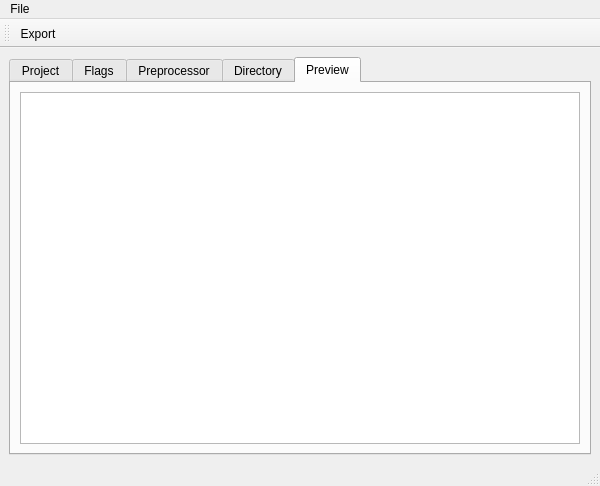
<?xml version="1.0" encoding="UTF-8"?>
<ui version="4.0">
 <class>MainWindow</class>
 <widget class="QMainWindow" name="MainWindow">
  <property name="geometry">
   <rect>
    <x>0</x>
    <y>0</y>
    <width>600</width>
    <height>486</height>
   </rect>
  </property>
  <property name="windowTitle">
   <string>MainWindow</string>
  </property>
  <widget class="QWidget" name="centralwidget">
   <layout class="QHBoxLayout" name="horizontalLayout_2">
    <item>
     <widget class="QTabWidget" name="tabWidget">
      <property name="currentIndex">
       <number>4</number>
      </property>
      <widget class="QWidget" name="projectTab">
       <attribute name="title">
        <string>Project</string>
       </attribute>
       <layout class="QVBoxLayout" name="verticalLayout">
        <item>
         <layout class="QHBoxLayout" name="horizontalLayout">
          <item>
           <widget class="QLabel" name="projectNameLabel">
            <property name="text">
             <string>Project Name</string>
            </property>
           </widget>
          </item>
          <item>
           <widget class="QLineEdit" name="projectNameEdit"/>
          </item>
         </layout>
        </item>
        <item>
         <spacer name="verticalSpacer">
          <property name="orientation">
           <enum>Qt::Vertical</enum>
          </property>
          <property name="sizeHint" stdset="0">
           <size>
            <width>20</width>
            <height>40</height>
           </size>
          </property>
         </spacer>
        </item>
       </layout>
      </widget>
      <widget class="QWidget" name="flagsTab">
       <attribute name="title">
        <string>Flags</string>
       </attribute>
       <layout class="QVBoxLayout" name="verticalLayout_3">
        <item>
         <layout class="QVBoxLayout" name="verticalLayout_2">
          <item>
           <widget class="QTableWidget" name="flagsTable">
            <column>
             <property name="text">
              <string>Key</string>
             </property>
            </column>
            <column>
             <property name="text">
              <string>Value</string>
             </property>
            </column>
           </widget>
          </item>
          <item>
           <layout class="QHBoxLayout" name="horizontalLayout_3">
            <item>
             <widget class="QPushButton" name="flagsAddBtn">
              <property name="text">
               <string>Add</string>
              </property>
             </widget>
            </item>
            <item>
             <widget class="QPushButton" name="flagsRemoveBtn">
              <property name="text">
               <string>Remove</string>
              </property>
             </widget>
            </item>
           </layout>
          </item>
         </layout>
        </item>
       </layout>
      </widget>
      <widget class="QWidget" name="processorTab">
       <attribute name="title">
        <string>Preprocessor</string>
       </attribute>
       <layout class="QHBoxLayout" name="horizontalLayout_4">
        <item>
         <widget class="QPlainTextEdit" name="definesEdit"/>
        </item>
       </layout>
      </widget>
      <widget class="QWidget" name="directoryTab">
       <attribute name="title">
        <string>Directory</string>
       </attribute>
       <layout class="QVBoxLayout" name="verticalLayout_5">
        <item>
         <layout class="QVBoxLayout" name="verticalLayout_4">
          <item>
           <widget class="QListWidget" name="IncludeList"/>
          </item>
          <item>
           <widget class="QPushButton" name="addIncludeBtn">
            <property name="text">
             <string>+</string>
            </property>
           </widget>
          </item>
          <item>
           <widget class="QTableWidget" name="sourcesTable">
            <column>
             <property name="text">
              <string>Executable</string>
             </property>
            </column>
            <column>
             <property name="text">
              <string>Source Files</string>
             </property>
            </column>
           </widget>
          </item>
          <item>
           <layout class="QHBoxLayout" name="horizontalLayout_5">
            <item>
             <widget class="QPushButton" name="addSourceBtn">
              <property name="text">
               <string>Add</string>
              </property>
             </widget>
            </item>
            <item>
             <widget class="QPushButton" name="removeSourceBtn">
              <property name="text">
               <string>Remove</string>
              </property>
             </widget>
            </item>
           </layout>
          </item>
         </layout>
        </item>
       </layout>
      </widget>
      <widget class="QWidget" name="previewTab">
       <attribute name="title">
        <string>Preview</string>
       </attribute>
       <layout class="QVBoxLayout" name="verticalLayout_6">
        <item>
         <widget class="QPlainTextEdit" name="previewEdit"/>
        </item>
       </layout>
      </widget>
     </widget>
    </item>
   </layout>
  </widget>
  <widget class="QMenuBar" name="menubar">
   <property name="geometry">
    <rect>
     <x>0</x>
     <y>0</y>
     <width>600</width>
     <height>21</height>
    </rect>
   </property>
   <widget class="QMenu" name="menuFile">
    <property name="title">
     <string>File</string>
    </property>
    <addaction name="actionExport"/>
   </widget>
   <addaction name="menuFile"/>
  </widget>
  <widget class="QStatusBar" name="statusbar"/>
  <widget class="QToolBar" name="toolBar">
   <property name="windowTitle">
    <string>toolBar</string>
   </property>
   <attribute name="toolBarArea">
    <enum>TopToolBarArea</enum>
   </attribute>
   <attribute name="toolBarBreak">
    <bool>false</bool>
   </attribute>
   <addaction name="actionExport"/>
  </widget>
  <action name="actionExport">
   <property name="icon">
    <iconset resource="resource.qrc">
     <normaloff>:/images/1.png</normaloff>:/images/1.png</iconset>
   </property>
   <property name="text">
    <string>Export</string>
   </property>
   <property name="toolTip">
    <string>Export CMakeLists.txt</string>
   </property>
  </action>
 </widget>
 <resources>
  <include location="resource.qrc"/>
 </resources>
 <connections/>
</ui>
